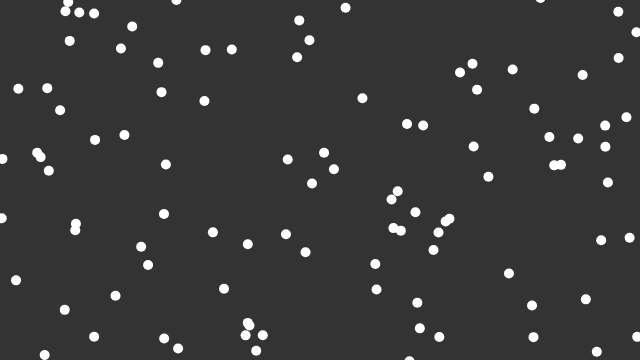
Frame 1 (no input)
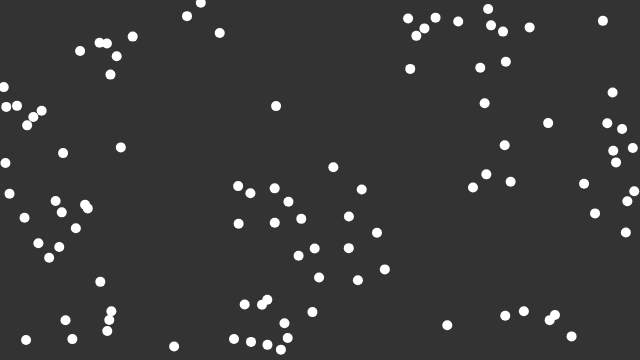
Frame 60 (no input)
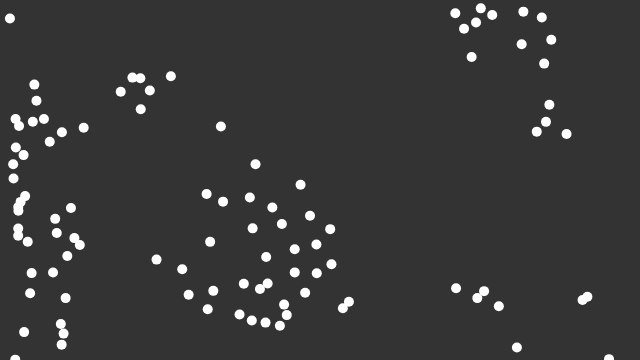
Frame 120 (the mouse pressed at the canvas centre since frame 60)

The p5.js sketch that drew these frames (run headless with seeded random() and noise() and a simulated clock; from frame 60 on, the mouse is pressed at the canvas centre):

// p5.js sketch
// ── sketch.js
const flock = [];

let alignSlider,  cohesionSlider, separationSlider;


function setup() {
  // put setup code here
  createCanvas(640, 360);
  alignSlider = createSlider(0, 1, 0.5, 0.1);
  cohesionSlider = createSlider(0, 1, 0.5, 0.1);
  separationSlider = createSlider(0, 1, 0.5, 0.1);
  for(let i = 0; i < 100; i++) {
    flock.push(new Boid());
  }
}

function draw() {
  // put drawing code here
  background(51);

  for (let boid of flock) {
    boid.edges();
    boid.flock(flock);
    boid.update();
    boid.show();
  }
}

// ── boid.js
class Boid{
    constructor(){
        this.position = createVector(random(width), random(height));
        this.velocity = p5.Vector.random2D();
        this.velocity.setMag(random(2, 4));
        this.acceleration = createVector();
        this.maxForce = 0.2;
        this.maxSpeed = 4;
    }

    edges(){
        if(this.position.x > width){
            this.position.x = 0;
        }
        if(this.position.x < 0){
            this.position.x = width;
        }
        if(this.position.y > height){ 
            this.position.y = 0;
        }    
        if(this.position.y < 0){
            this.position.y = height;
        }
    }

    align(boids){
        let perceptionRadius = 50;
        let steering = createVector();
        let total = 0;
        for(let other of boids){
            let d = dist(this.position.x, this.position.y, other.position.x, other.position.y);
            if(other != this && d < perceptionRadius){
                steering.add(other.velocity);
                total++;
            }
        }
        if(total > 0){
            steering.setMag(this.maxSpeed);
            steering.div(total);
            steering.sub(this.velocity);
            steering.limit(this.maxForce);
        }
        return steering;
    }

    separation(boids){
        let perceptionRadius = 50;
        let steering = createVector();
        let total = 0;
        for(let other of boids){
            let d = dist(this.position.x, this.position.y, other.position.x, other.position.y);
            if(other != this && d < perceptionRadius){
                let diff = p5.Vector.sub(this.position, other.position);
                diff.div(d);
                steering.add(diff);
                total++;
            }
        }
        if(total > 0){
            steering.div(total);
            steering.setMag(this.maxSpeed);
            steering.sub(this.velocity);
            steering.limit(this.maxForce);
        }
        return steering;
    }

    cohesion(boids){
        let perceptionRadius = 50;
        let steering = createVector();
        let total = 0;
        for(let other of boids){
            let d = dist(this.position.x, this.position.y, other.position.x, other.position.y);
            if(other != this && d < perceptionRadius){
                steering.add(other.position);
                total++;
            }
        }
        if(total > 0){
            steering.div(total);
            steering.sub(this.position);
            steering.setMag(this.maxSpeed);
            steering.sub(this.velocity);
            steering.limit(this.maxForce);
        }
        return steering;
    }

    flock(boids){
        this.acceleration.set(0, 0);
        let alignment = this.align(boids);
        let cohesion = this.cohesion(boids);
        let separation = this.separation(boids);


        alignment.mult(alignSlider.value());
        cohesion.mult(cohesionSlider.value());
        separation.mult(separationSlider.value());
        
        this.acceleration.add(separation);
        this.acceleration.add(alignment);
        this.acceleration.add(cohesion);
    }

    update(){
        this.position.add(this.velocity);
        this.velocity.add(this.acceleration);
        this.velocity.limit(this.maxSpeed);
    }

    show(){
        strokeWeight(10);
        stroke(255);
        point(this.position.x, this.position.y);
    }
}
